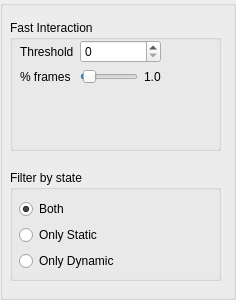
<?xml version="1.0" encoding="UTF-8"?>
<ui version="4.0">
 <class>DisplayManager_ui</class>
 <widget class="QGroupBox" name="DisplayManager_ui">
  <property name="geometry">
   <rect>
    <x>0</x>
    <y>0</y>
    <width>236</width>
    <height>300</height>
   </rect>
  </property>
  <property name="windowTitle">
   <string>GroupBox</string>
  </property>
  <widget class="QGroupBox" name="groupBox">
   <property name="geometry">
    <rect>
     <x>10</x>
     <y>170</y>
     <width>211</width>
     <height>111</height>
    </rect>
   </property>
   <property name="title">
    <string>Filter by state</string>
   </property>
   <widget class="QWidget" name="verticalLayoutWidget">
    <property name="geometry">
     <rect>
      <x>9</x>
      <y>29</y>
      <width>141</width>
      <height>72</height>
     </rect>
    </property>
    <layout class="QVBoxLayout" name="verticalLayout">
     <item>
      <widget class="QRadioButton" name="radioButton_Both">
       <property name="text">
        <string>Both</string>
       </property>
       <property name="checked">
        <bool>true</bool>
       </property>
      </widget>
     </item>
     <item>
      <widget class="QRadioButton" name="radioButton_Only_Static">
       <property name="text">
        <string>Only Static</string>
       </property>
      </widget>
     </item>
     <item>
      <widget class="QRadioButton" name="radioButton_Only_Dynamic">
       <property name="text">
        <string>Only Dynamic</string>
       </property>
      </widget>
     </item>
    </layout>
   </widget>
  </widget>
  <widget class="QGroupBox" name="groupBox_2">
   <property name="geometry">
    <rect>
     <x>10</x>
     <y>20</y>
     <width>211</width>
     <height>131</height>
    </rect>
   </property>
   <property name="title">
    <string>Fast Interaction</string>
   </property>
   <widget class="QWidget" name="formLayoutWidget">
    <property name="geometry">
     <rect>
      <x>10</x>
      <y>20</y>
      <width>141</width>
      <height>111</height>
     </rect>
    </property>
    <layout class="QFormLayout" name="formLayout">
     <item row="0" column="0">
      <widget class="QLabel" name="label">
       <property name="text">
        <string>Threshold</string>
       </property>
      </widget>
     </item>
     <item row="1" column="0">
      <widget class="QLabel" name="label_2">
       <property name="text">
        <string>% frames</string>
       </property>
      </widget>
     </item>
     <item row="0" column="1">
      <widget class="QSpinBox" name="spinBox_Threshold"/>
     </item>
     <item row="1" column="1">
      <layout class="QHBoxLayout" name="horizontalLayout">
       <item>
        <widget class="QSlider" name="horizontalSlider_Percentage">
         <property name="value">
          <number>4</number>
         </property>
         <property name="orientation">
          <enum>Qt::Horizontal</enum>
         </property>
         <property name="tickPosition">
          <enum>QSlider::NoTicks</enum>
         </property>
         <property name="tickInterval">
          <number>1</number>
         </property>
        </widget>
       </item>
       <item>
        <widget class="QLabel" name="label_Percentage">
         <property name="text">
          <string>1.0</string>
         </property>
        </widget>
       </item>
      </layout>
     </item>
    </layout>
   </widget>
  </widget>
 </widget>
 <resources/>
 <connections/>
</ui>
